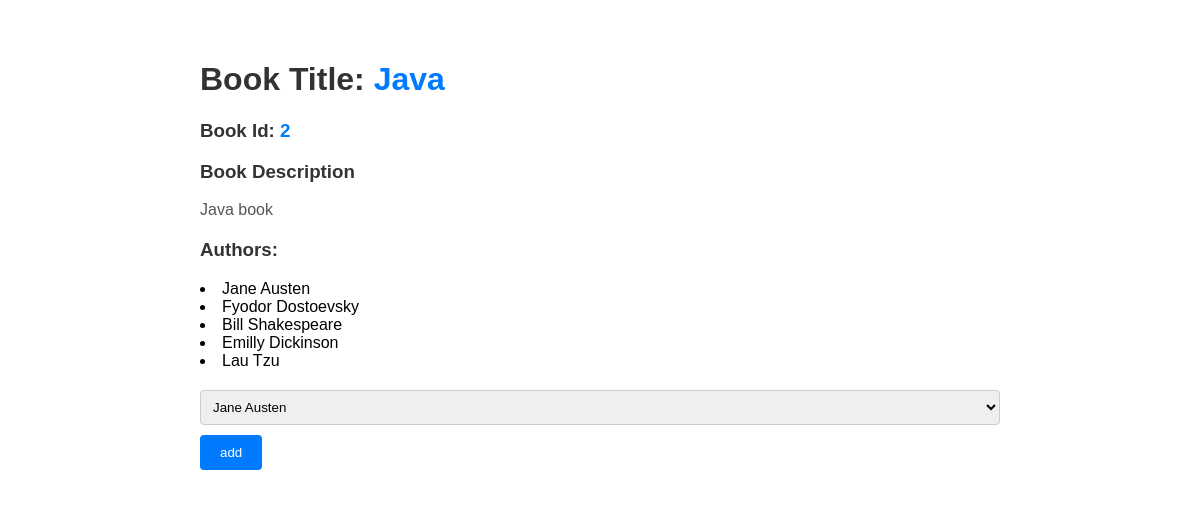
The page /book/2 on the database its author committed.
### book_authors_app/models.py (models this page shows)
class Book(models.Model):
	title = models.CharField(max_length=255)
	desc = models.TextField()
	created_at = models.DateTimeField(auto_now_add=True)
	updated_at = models.DateTimeField(auto_now=True)

class Author(models.Model):
	first_name = models.CharField(max_length=255)
	last_name = models.CharField(max_length=255)
	books = models.ManyToManyField(Book, related_name="Authors")
	notes = models.TextField()
	created_at = models.DateTimeField(auto_now_add=True)
	updated_at = models.DateTimeField(auto_now=True)

### book_authors_app/views.py (the view)
# urls.py: path('book/<int:x>', views.bookview),
def bookview(request,x):
    this_book = Book.objects.get(id=x)
    data = {
    "title" : this_book.title,
    "id" : this_book.id,
    "desc" : this_book.desc,
    "au" : this_book.Authors.all(),
    "extraauthors": Author.objects.all(),
    }
    if request.method == 'POST':
        newauthor = Author.objects.get(id = request.POST['authorinbook'])
        this_book.Authors.add(newauthor)
    return render(request, "book.html", data)

### book_authors_app/templates/book.html (shortened to what this page needs)
<!DOCTYPE html>
<html lang="en">
<head>
</head>
<body>
    <div class="container">
        <h1>Book Title: <strong>{{title}}</strong></h1>
        <h3>Book Id: <strong>{{id}}</strong></h3>
        <h3>Book Description</h3><p>{{desc}}</p>
        <h3>Authors:</h3>
        {% for i in au%}
        <li>{{i.first_name}} {{i.last_name}}</li>
        {% endfor %}
        <form action="" method="post">
            <select name="authorinbook">
                {% for i in extraauthors%}
                <option value="{{i.id}}">{{i.first_name}} {{i.last_name}} </option>
                {% endfor %}
            </select>
            <button>add</button>
        </form>
    </div>
</body>
</html>

### book_authors_app/templates/book.html (style rules this page uses)
body { font-family: Arial, sans-serif; margin: 0; padding: 0; }
.container { max-width: 800px; margin: 20px auto; background-color: #fff; padding: 20px; border-radius: 8px; }
h1, h3 { color: #333; }
strong { color: #007bff; }
p { color: #555; margin-bottom: 20px; }
form { margin-top: 20px; }
select { padding: 8px; border: 1px solid #ccc; border-radius: 4px; width: 100%; margin-bottom: 10px; box-sizing: border-box; }
button { background-color: #007bff; color: #fff; padding: 10px 20px; border: none; border-radius: 4px; cursor: pointer; }

### rows shown on the page
Book: title "Java", desc "Java book"
Author: first_name "Jane", last_name "Austen"
Author: first_name "Fyodor", last_name "Dostoevsky"
Author: first_name "Bill", last_name "Shakespeare"
Author: first_name "Emilly", last_name "Dickinson"
Author: first_name "Lau", last_name "Tzu"

### other values the page prints
{{ id }} "2"
form field authorinbook "Jane Austen"
